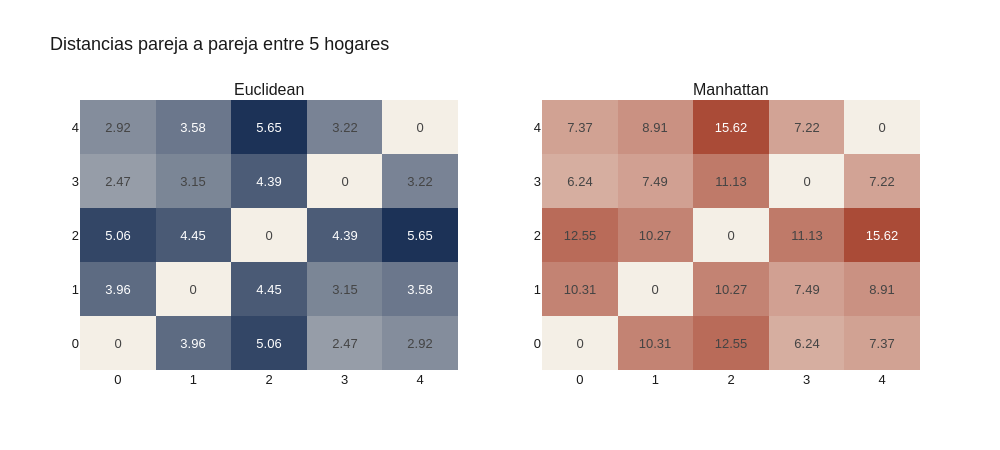

Here is the notebook cell this chart was saved with:
### Markdown cell above
### 7. Distancias entre hogares
Manhattan suma diferencias absolutas, Euclidean penaliza mas las diferencias grandes. La eleccion cambia el ranking de vecinos.

### Code cell
sample = df[corr_cols].dropna().sample(5, random_state=7).reset_index(drop=True)
sample_z = (sample - sample.mean()) / sample.std()

D_euc = distancia_matriz(sample_z, metrica="euclidean")
D_man = distancia_matriz(sample_z, metrica="manhattan")

fig = make_subplots(rows=1, cols=2, subplot_titles=("Euclidean", "Manhattan"))
fig.add_trace(go.Heatmap(z=D_euc, colorscale=[(0, SAND), (1, NAVY)], showscale=False,
                          text=np.round(D_euc, 2), texttemplate="%{text}"), row=1, col=1)
fig.add_trace(go.Heatmap(z=D_man, colorscale=[(0, SAND), (1, TERRA)], showscale=False,
                          text=np.round(D_man, 2), texttemplate="%{text}"), row=1, col=2)
fig.update_layout(template=PLOTLY_TEMPLATE, font=PLOTLY_FONT, width=1000, height=450,
                  title="Distancias pareja a pareja entre 5 hogares")
fig.show()

### Figure 1 — Plotly figure (JSON) as saved in the notebook; plotly's stock layout.template omitted (floating-point values rounded to 4 significant figures)
{"data": [{"colorscale": [[0, "#F4EFE6"], [1, "#1C3257"]], "showscale": false, "text": [[0.0, 3.96, 5.06, 2.47, 2.92], [3.96, 0.0, 4.45, 3.15, 3.58], [5.06, 4.45, 0.0, 4.39, 5.65], [2.47, 3.15, 4.39, 0.0, 3.22], [2.92, 3.58, 5.65, 3.22, 0.0]], "texttemplate": "%{text}", "type": "heatmap", "xaxis": "x", "yaxis": "y", "z": [[0.0, 3.957, 5.06, 2.468, 2.925], [3.957, 0.0, 4.448, 3.155, 3.576], [5.06, 4.448, 0.0, 4.388, 5.654], [2.468, 3.155, 4.388, 0.0, 3.217], [2.925, 3.576, 5.654, 3.217, 0.0]]}, {"colorscale": [[0, "#F4EFE6"], [1, "#AA4B37"]], "showscale": false, "text": [[0.0, 10.31, 12.55, 6.24, 7.37], [10.31, 0.0, 10.27, 7.49, 8.91], [12.55, 10.27, 0.0, 11.13, 15.62], [6.24, 7.49, 11.13, 0.0, 7.22], [7.37, 8.91, 15.62, 7.22, 0.0]], "texttemplate": "%{text}", "type": "heatmap", "xaxis": "x2", "yaxis": "y2", "z": [[0.0, 10.31, 12.55, 6.236, 7.374], [10.31, 0.0, 10.27, 7.486, 8.914], [12.55, 10.27, 0.0, 11.13, 15.62], [6.236, 7.486, 11.13, 0.0, 7.218], [7.374, 8.914, 15.62, 7.218, 0.0]]}], "layout": {"annotations": [{"font": {"size": 16}, "showarrow": false, "text": "Euclidean", "x": 0.225, "xanchor": "center", "xref": "paper", "y": 1, "yanchor": "bottom", "yref": "paper"}, {"font": {"size": 16}, "showarrow": false, "text": "Manhattan", "x": 0.775, "xanchor": "center", "xref": "paper", "y": 1, "yanchor": "bottom", "yref": "paper"}], "font": {"color": "#1A1A1A", "family": "Helvetica, Arial, sans-serif", "size": 13}, "height": 450, "title": {"text": "Distancias pareja a pareja entre 5 hogares"}, "width": 1000, "xaxis": {"anchor": "y", "domain": [0, 0.45]}, "xaxis2": {"anchor": "y2", "domain": [0.55, 1]}, "yaxis": {"anchor": "x", "domain": [0, 1]}, "yaxis2": {"anchor": "x2", "domain": [0, 1]}}}
